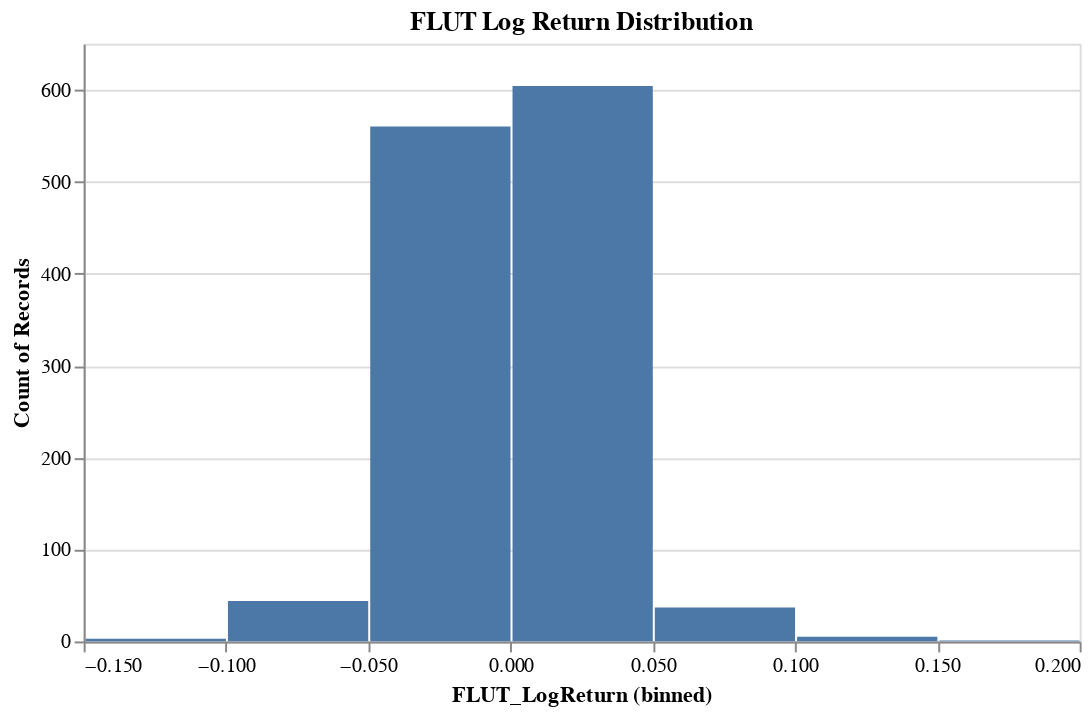

Notebook source saved alongside this figure:
### Code cell
COMBINED['FLUT_LogReturn'].plot.hist().properties(width=500, title="FLUT Log Return Distribution")

### Figure 1 — Vega-Lite specification as saved in the notebook (floating-point values rounded to 4 significant figures; data arrays with more than 128 entries replaced by an {"elided": "..."} marker saying what was removed)
{"config": {"view": {"continuousWidth": 300, "continuousHeight": 300}}, "data": {"name": "data-dd8202ea566c4452308c92e01fd382bf"}, "mark": {"type": "bar", "tooltip": true}, "encoding": {"x": {"bin": true, "field": "FLUT_LogReturn", "type": "quantitative"}, "y": {"aggregate": "count", "type": "quantitative"}}, "params": [{"name": "param_2", "select": {"type": "interval", "encodings": ["x", "y"]}, "bind": "scales"}], "title": "FLUT Log Return Distribution", "width": 500, "$schema": "https://vega.github.io/schema/vega-lite/v5.20.1.json", "datasets": {"data-dd8202ea566c4452308c92e01fd382bf": {"elided": "1254 records"}}}
